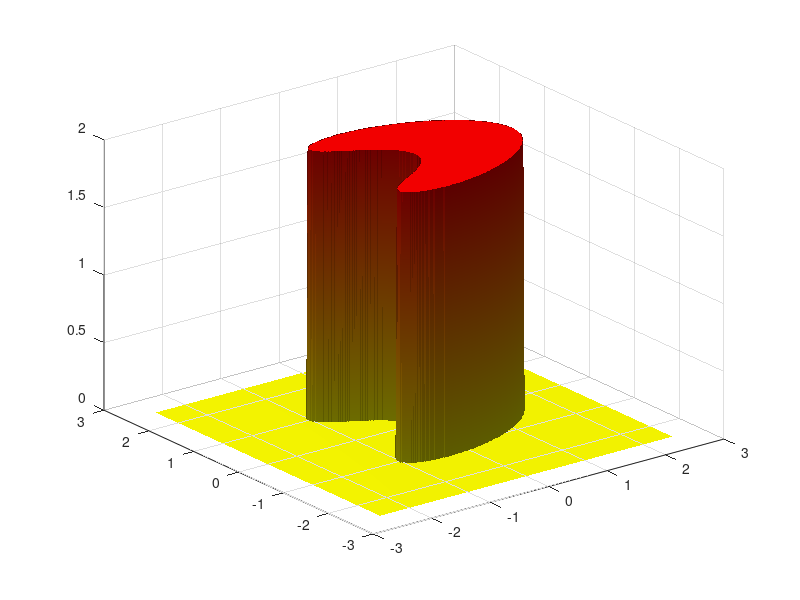

MATLAB code for this plot: (Note: this script raises an error after producing the figure.)
% illustration of the heat equation
% Solve the heat equation using finite differences and Forward Euler
function main()
 
   % the number of data points. More points means prettier picture.
   N = 400;
 
   L = 2.5; % the box size is [-L, L] x [-L, L]
 
   XX = linspace(-L, L, N);
   YY = linspace(-L, L, N);
   [X, Y] = meshgrid(XX, YY);
 
   scale = 2;
   Z = get_step_function (N, scale, X, Y);
 
   CFL = 0.125; % CourantFriedrichsLewy
   dx = XX(2)-XX(1);  dy = dx; % space grid
   dt = CFL*dx^2;
 
   plot_dt = 0.004; % plot every plot_dt iterations
 
   cmap = rv_matrix_rows(autumn); % colormap
 
   % Solve the heat equation with zero boundary conditions
   T = 0:dt:1;
   iter = 0;
   frame_no = 0;
   for t=T
 
      % plot the current temperature distribution
      if floor(t/plot_dt) + 1 > frame_no
 
         frame_no = frame_no + 1
 
        % plot the surface
         figure(2); clf; 
         surf(X, Y, Z);
 
         %  make the surface beautiful
         shading interp; colormap(cmap); 
 
         % add in a source of light
         camlight (-50, 54);
         lighting phong;
 
         % viewing angle
         view(-40, 38);
 
         axis equal; axis off;
         axis([-L, L, -L, L, 0, scale])
 
         hold on; plot3(0, 0, 3.4, 'g*'); % a marker to help with cropping
 
         pause(0.1);
         %return
 
         file = sprintf('Movie_frame%d.png', 1000+frame_no);
         %saveas(gcf, file) %save the current frame
         print(gcf, '-dpng', '-r400', file) %save the current frame
 
         disp(file); %show the frame number we are at
 
         % cut at max_fr_no frames
         max_fr_no = 15; 
         if frame_no >= max_fr_no
            break
         end
 
      end
 
      % advance in time
      W = 0*Z;
      for i=2:(N-1)
         for j=2:(N-1)
 
            W(i, j) = Z(i, j) + dt * ( Z(i+1, j) + Z(i-1, j) + Z(i, j-1) + Z(i, j+1) - 4*Z(i, j))/dx^2;
 
         end
      end
      Z = W;
 
   end
 
 

% convert -antialias -loop 10000  -delay 20 -compress LZW Movie_frame10*
 
% get a function which is 1 on a set, and 0 outside of it
function Z = get_step_function(N, scale, X, Y)
 
   c = 2;
   d=-1;
   e=1;
   f=0.5;
   k=1.2;
   shift=10;
 
   Z = (c^2-(X/e-d).^2-(Y/f).^2).^2 + k*(c+d-X/e).^3-shift;
 
   Z = 1-max(sign(Z), 0);
   Z = scale*Z;
 
function X = rv_matrix_rows(X)
 
   [m, n] = size(X);
 
   for i = 1:m
      j = m + 1 - i;
      if i < j
         tmp = X(i, :); X(i, :) = X(j, :); X(j, :) = tmp;
      end
   end